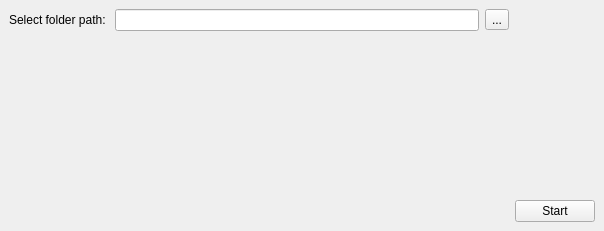
<?xml version="1.0" encoding="UTF-8"?>
<ui version="4.0">
 <class>MainWindow</class>
 <widget class="QMainWindow" name="MainWindow">
  <property name="geometry">
   <rect>
    <x>0</x>
    <y>0</y>
    <width>604</width>
    <height>231</height>
   </rect>
  </property>
  <property name="windowTitle">
   <string>MainWindow</string>
  </property>
  <widget class="QWidget" name="centralwidget">
   <layout class="QGridLayout" name="gridLayout">
    <item row="0" column="0">
     <layout class="QHBoxLayout" name="horizontalLayout">
      <item>
       <widget class="QLabel" name="text">
        <property name="text">
         <string>Select folder path: </string>
        </property>
       </widget>
      </item>
      <item>
       <widget class="QLineEdit" name="path_folder">
        <property name="readOnly">
         <bool>true</bool>
        </property>
        <property name="clearButtonEnabled">
         <bool>false</bool>
        </property>
       </widget>
      </item>
      <item>
       <widget class="QToolButton" name="btn_folder">
        <property name="text">
         <string>...</string>
        </property>
       </widget>
      </item>
     </layout>
    </item>
    <item row="1" column="1">
     <layout class="QVBoxLayout" name="verticalLayout">
      <item>
       <spacer name="verticalSpacer">
        <property name="orientation">
         <enum>Qt::Vertical</enum>
        </property>
        <property name="sizeHint" stdset="0">
         <size>
          <width>20</width>
          <height>40</height>
         </size>
        </property>
       </spacer>
      </item>
      <item>
       <widget class="QLabel" name="done">
        <property name="layoutDirection">
         <enum>Qt::LeftToRight</enum>
        </property>
        <property name="text">
         <string/>
        </property>
        <property name="alignment">
         <set>Qt::AlignCenter</set>
        </property>
       </widget>
      </item>
      <item>
       <widget class="QPushButton" name="btn_start">
        <property name="text">
         <string>Start</string>
        </property>
       </widget>
      </item>
     </layout>
    </item>
   </layout>
  </widget>
 </widget>
 <resources/>
 <connections/>
</ui>
